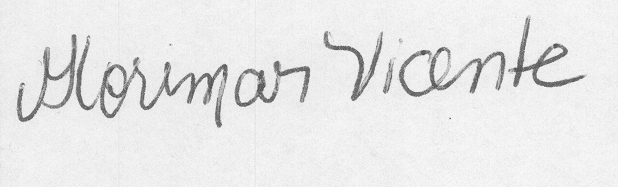
#> input picture trial2/original/original_2_1.png, 618 x 187 px, found by its file name; its folder holds only this picture in this run
$ jupyter execute --allow-errors 'New PP and comparison.ipynb'   (older library calls are emulated)
#> lines starting #> are read from the running program, lines starting #| are printed output that depends on the picture; after the words box and inside, x2 and y2 are one past the last pixel; in counts of white or black regions, pixels touching at a corner belong together; long printed decimals are rounded
# Importing Libraries

[cell 1]
import cv2
import numpy as np
import matplotlib.pyplot as plt
import os

# Displaying signatures

[cell 2]
# Path to your dataset
original_signatures_path = "C:/data/dsatm/5th sem/Mini Project/dataset/cedar dataset/trial2/original"  # Update this to your folder path
test_signature_path = "C:/data/dsatm/5th sem/Mini Project/dataset/cedar dataset/trial2/forged/forgeries_2_3.png" # Update this to your test image file path

# Helper function to load images and display their sizes
def load_images_from_folder(folder_path):
    images = []
    for filename in os.listdir(folder_path):
        img_path = os.path.join(folder_path, filename)
        img = cv2.imread(img_path, cv2.IMREAD_GRAYSCALE)
#> img is the input picture: shape (187, 618); min 72, max 251, mean 231.2
        if img is not None:
            images.append((img, filename, img.shape))  # Store image, filename, and size
    return images

# Load original and test signatures
original_signatures = load_images_from_folder(original_signatures_path)
#> original_signatures = 1 item
test_signature = cv2.imread(test_signature_path, cv2.IMREAD_GRAYSCALE)
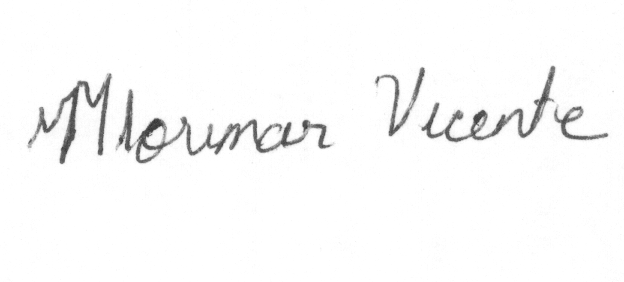
#> input picture trial2/forged/forgeries_2_3.png, 624 x 282 px, found by its file name
#> test_signature is the input picture: shape (282, 624); min 50, max 255, mean 248.8

# Display some original signatures and their sizes
def display_images_with_sizes(images, title="Original Signatures", rows=1, cols=5):
#> called with title = 'Original Signatures', rows = 1, cols = 5
    fig, axes = plt.subplots(rows, cols, figsize=(15, 5))
    for i in range(min(len(images), rows * cols)):
        img, filename, size = images[i]
        axes[i].imshow(img, cmap='gray')
        axes[i].axis('off')
        axes[i].set_title(f"{filename}\n{size}")
#> this loop made 1 pass
#> (filename, size) on pass 1: ('original_2_1.png', (187, 618))
    fig.suptitle(title, fontsize=16)
    plt.show()

# Show samples and their sizes
display_images_with_sizes(original_signatures, title="Original Signatures")
print(f"Test Signature Size: {test_signature.shape if test_signature is not None else 'Not Loaded'}")
#| Test Signature Size: (282, 624)
plt.imshow(test_signature, cmap='gray')
plt.title(f"Test Signature\n{test_signature.shape if test_signature is not None else 'N/A'}")
plt.axis("off")
plt.show()

# Pre-processing

[cell 3]
def preprocess_signature(image, resize_dim=(512, 512)):
    """
    Enhanced preprocessing for signature images.
    - Preserves the structure of the signature while standardizing the input format.
    """
    # Convert to grayscale (if not already)
    if len(image.shape) == 3:
        image = cv2.cvtColor(image, cv2.COLOR_BGR2GRAY)

    # Apply Bilateral Filter for noise reduction
    filtered_image = cv2.bilateralFilter(image, d=9, sigmaColor=75, sigmaSpace=75)

    # Adaptive Thresholding for binarization
    binary_image = cv2.adaptiveThreshold(
        filtered_image, 255, cv2.ADAPTIVE_THRESH_GAUSSIAN_C,
        cv2.THRESH_BINARY, blockSize=11, C=2
    )

    # Extract the signature region using contours
    contours, _ = cv2.findContours(binary_image, cv2.RETR_EXTERNAL, cv2.CHAIN_APPROX_SIMPLE)
    if contours:
        # Get bounding box of the largest contour
        x, y, w, h = cv2.boundingRect(max(contours, key=cv2.contourArea))

        # Add padding to the bounding box
        padding = 10
        x = max(0, x - padding)
        y = max(0, y - padding)
        w += 2 * padding
        h += 2 * padding

        cropped_image = binary_image[y:y+h, x:x+w]
    else:
        # If no contours found, use the whole image
        cropped_image = binary_image

    # Resize with aspect ratio preservation
    h, w = cropped_image.shape
    scale = min(resize_dim[0] / h, resize_dim[1] / w)
    new_h, new_w = int(h * scale), int(w * scale)
    resized_image = cv2.resize(cropped_image, (new_w, new_h), interpolation=cv2.INTER_AREA)

    # Create a blank canvas and center the resized image
    final_image = np.ones(resize_dim, dtype=np.uint8) * 255  # White background
    y_offset = (resize_dim[0] - new_h) // 2
    x_offset = (resize_dim[1] - new_w) // 2
    final_image[y_offset:y_offset+new_h, x_offset:x_offset+new_w] = resized_image

    return final_image

# Preprocess dataset
def preprocess_dataset(images):
    """
    Preprocesses a dataset of signature images.
    - Applies preprocessing to each image in the dataset.
    """
    preprocessed_images = []
    for img, filename, original_size in images:
        preprocessed_img = preprocess_signature(img)
        resize = preprocessed_img.shape
        preprocessed_images.append((preprocessed_img, filename, resize))
#> this loop made 1 pass
#> (filename, original_size, contours in preprocess_signature, x in preprocess_signature, y in preprocess_signature, padding in preprocess_signature) on pass 1: ('original_2_1.png', (187, 618), [[[0, 0], [0, 186], [617, 186], [617, 0]]], 0, 0, 10)
#> pass 1, in preprocess_signature, `filtered_image = cv2.bilateralFilter(image, d=9, sigmaColor=75, sigmaS..`:
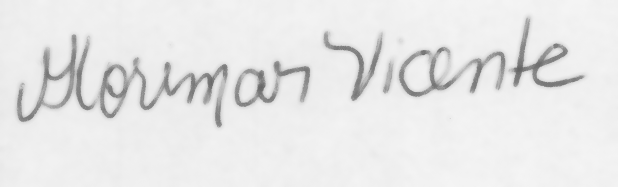
#> filtered_image: shape (187, 618); min 99, max 245, mean 231.4
#> pass 1, in preprocess_signature, `binary_image = cv2.adaptiveThreshold( filtered_image, 255, cv2.ADAPTIV..`:
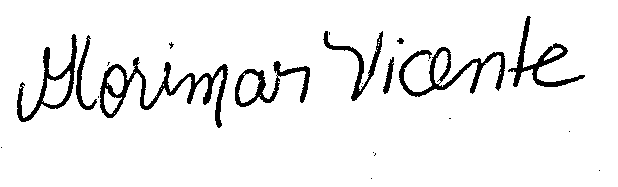
#> binary_image: shape (187, 618); 93.4% white; 22 black regions (13 under 20 px), largest, box (x1, y1, x2, y2) and area: (100, 57, 228, 128) 1924, (399, 47, 505, 97) 1338, (17, 34, 77, 122) 1044
#> pass 1, in preprocess_signature, `resized_image = cv2.resize(cropped_image, (new_w, new_h), interpolatio..`:
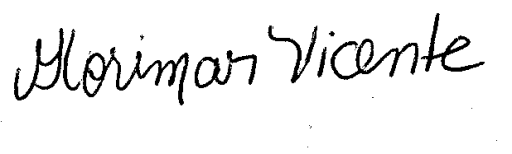
#> resized_image: shape (154, 512); min 0, max 255, mean 238.2
#> pass 1, in preprocess_dataset, `preprocessed_img = preprocess_signature(img)`:
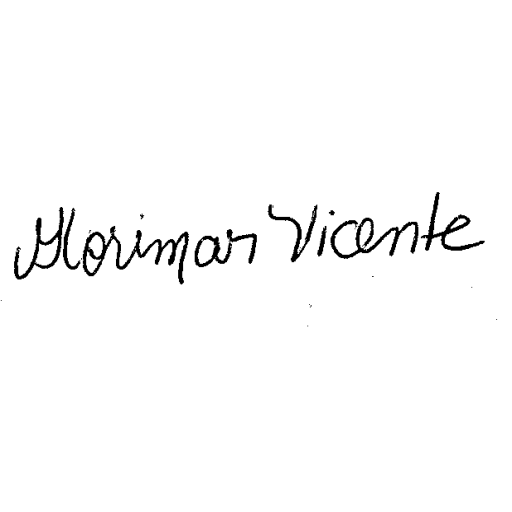
#> preprocessed_img: shape (512, 512); min 0, max 255, mean 249.9
#> after the loop, preprocessed_images = 1 item
    return preprocessed_images

preprocessed_original_signatures = preprocess_dataset(original_signatures)
#> preprocessed_original_signatures = 1 item
preprocessed_test_signature = preprocess_signature(test_signature)
#> call 2 of preprocess_signature, with resize_dim = (512, 512)
#> in preprocess_signature (call 2), `binary_image = cv2.adaptiveThreshold( filtered_image, 255, cv2.ADAPTIV..`:
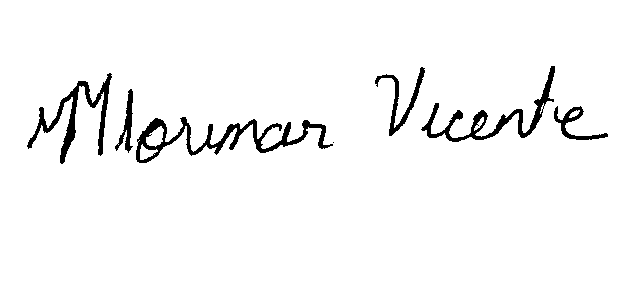
#> binary_image: shape (282, 624); 96.2% white; 7 black regions (1 under 20 px), largest, box (x1, y1, x2, y2) and area: (136, 117, 333, 163) 2166, (421, 66, 555, 142) 1534, (27, 73, 112, 164) 1529, (375, 67, 425, 136) 634, (554, 106, 608, 140) 466, (115, 89, 133, 153) 405
#> in preprocess_signature (call 2), `contours, _ = cv2.findContours(binary_image, cv2.RETR_EXTERNAL, cv2.CH..`: contours = [[[0, 0], [0, 281], [623, 281], [623, 0]]]
#> in preprocess_signature (call 2), `x, y, w, h = cv2.boundingRect(max(contours, key=cv2.contourArea))`: w = 624; h = 282
#> in preprocess_signature (call 2), `w += 2 * padding`: w = 644
#> in preprocess_signature (call 2), `h += 2 * padding`: h = 302
#> in preprocess_signature (call 2), `resized_image = cv2.resize(cropped_image, (new_w, new_h), interpolatio..`:
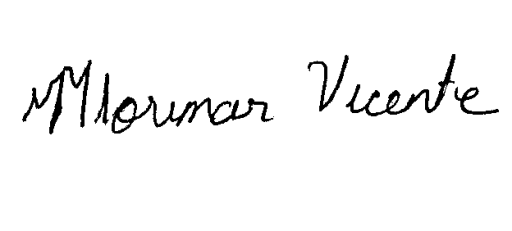
#> resized_image: shape (231, 512); min 0, max 255, mean 245.2
#> in preprocess_signature (call 2), `final_image[y_offset:y_offset+new_h, x_offset:x_offset+new_w] = resize..`:
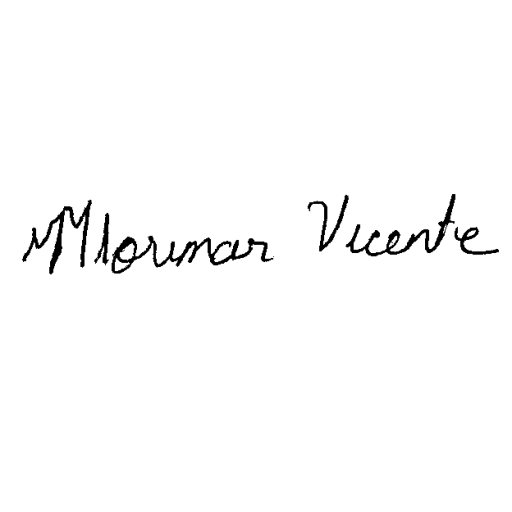
#> final_image: shape (512, 512); min 0, max 255, mean 250.6

# Display some preprocessed signatures and their sizes
def display_images_with_sizes(images, title="Preprocessed Signatures", rows=1, cols=5):
    """
    Displays preprocessed signature images with their sizes.
    """
#> called with title = 'Preprocessed Signatures', rows = 1, cols = 5
    fig, axes = plt.subplots(rows, cols, figsize=(15, 5))
    for i in range(min(len(images), rows * cols)):
        img, filename, size = images[i]
        axes[i].imshow(img, cmap='gray')
        axes[i].axis('off')
        axes[i].set_title(f"{filename}\n{size}")
#> this loop made 1 pass
#> (filename, size) on pass 1: ('original_2_1.png', (512, 512))
    fig.suptitle(title, fontsize=16)
    plt.show()

# Show samples and their sizes
display_images_with_sizes(preprocessed_original_signatures, title="Preprocessed Signatures")
print(f"Preprocessed Test Signature Size: {preprocessed_test_signature.shape if preprocessed_test_signature is not None else 'Not Loaded'}")
#| Preprocessed Test Signature Size: (512, 512)
plt.imshow(preprocessed_test_signature, cmap='gray')
plt.title(f"Preprocessed Test Signature\n{preprocessed_test_signature.shape if preprocessed_test_signature is not None else 'N/A'}")
plt.axis("off")
plt.show()

# Segmentation

[cell 4]
grid_size=(16, 16)
def segment_image(image, grid_size=grid_size):
    h, w = image.shape
    rows, cols = grid_size
    segment_height = h // rows
    segment_width = w // cols

    segments = []
    for r in range(rows):
        for c in range(cols):
            segment = image[r * segment_height:(r + 1) * segment_height, c * segment_width:(c + 1) * segment_width]
            segments.append(segment)
    return segments

def segment_dataset(images):
    segmented_images = []
    for img, filename, original_size in images:
        segmented_img = segment_image(img, grid_size=grid_size)
        segmented_images.append(segmented_img)
#> this loop made 1 pass
#> (filename, h in segment_image, w in segment_image, rows in segment_image, cols in segment_image, segment_height in segment_image, segment_width in segment_image) on pass 1: ('original_2_1.png', 512, 512, 16, 16, 32, 32)
#> after the loop, segmented_images = 1 item
    return segmented_images

# Segment all preprocessed original signatures with grids
segmented_signatures_16x16 = segment_dataset(preprocessed_original_signatures)
#> segmented_signatures_16x16 = 1 item

# Segment the preprocessed test signature with grids
segmented_test_signature_16x16 = segment_image(preprocessed_test_signature, grid_size=grid_size)
#> segmented_test_signature_16x16 = 256 items

# Display segments from the first preprocessed original signature
def display_segments(segments, grid_size=grid_size, title="Segments"):
#> called with grid_size = (16, 16), title = 'Segments of Original Signature 1'
    rows, cols = grid_size
    fig, axes = plt.subplots(rows, cols, figsize=(12, 12))
    for i, ax in enumerate(axes.flat):
        ax.imshow(segments[i], cmap='gray')
        ax.axis('off')
    fig.suptitle(title, fontsize=16)
    plt.show()
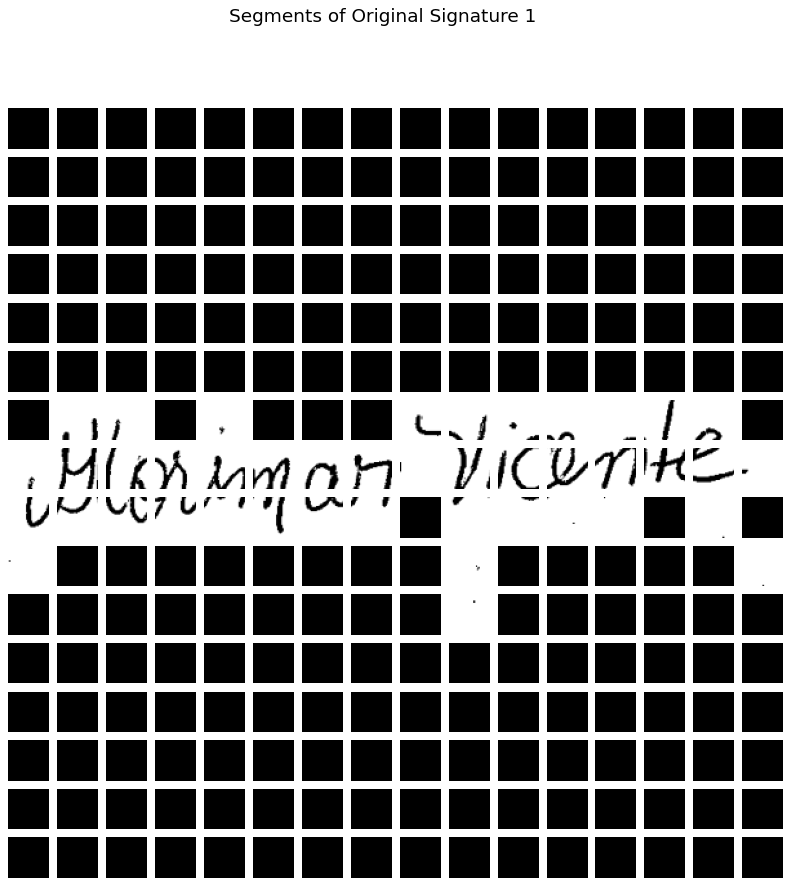
#> figure drawn by matplotlib, 256 panels

# Show segments for the first original signature and the test signature
display_segments(segmented_signatures_16x16[0], grid_size=grid_size, title="Segments of Original Signature 1")
#> (the rest of this cell did not finish here and is left out)

# Comparison

## Original Comparison

[cell 5]
from skimage.metrics import structural_similarity as compare_ssim

# Function to calculate MSE between two segments
def calculate_mse(segment1, segment2):
    return np.mean((segment1.astype("float") - segment2.astype("float")) ** 2)

# Function to calculate SSIM between two segments
def calculate_ssim(segment1, segment2):
    smallest_dim = min(segment1.shape[0], segment1.shape[1])
    win_size = min(7, smallest_dim) if smallest_dim >= 7 else smallest_dim
    if win_size % 2 == 0:  # Ensure win_size is odd
        win_size -= 1
    score, _ = compare_ssim(segment1, segment2, full=True, win_size=win_size)
    return score

# Template Matching Function
def calculate_template_match(segment1, segment2):
    if segment1.shape != segment2.shape:
        segment2 = cv2.resize(segment2, (segment1.shape[1], segment1.shape[0]))
    match_result = cv2.matchTemplate(segment1, segment2, cv2.TM_CCOEFF_NORMED)
    return np.max(match_result)

# Histogram Comparison Function
def calculate_histogram_similarity(segment1, segment2):
    hist1 = cv2.calcHist([segment1], [0], None, [256], [0, 256])
    hist2 = cv2.calcHist([segment2], [0], None, [256], [0, 256])
    hist1 = cv2.normalize(hist1, hist1).flatten()
    hist2 = cv2.normalize(hist2, hist2).flatten()
    score = cv2.compareHist(hist1, hist2, cv2.HISTCMP_CORREL)
    return score

# Signature Comparison Function
def compare_signature(original_segments_list, test_segments, weights=None, skip_identical=True):
    results = []
    for idx, original_segments in enumerate(original_segments_list):
        if skip_identical and original_segments is test_segments:
            continue

        scores = {"mse": [], "ssim": [], "template": [], "histogram": []}
        for i in range(len(original_segments)):
            if np.array_equal(original_segments[i], test_segments[i]):
                continue

            mse_score = calculate_mse(original_segments[i], test_segments[i])
            scores["mse"].append(1 / (1 + mse_score))  # Normalize MSE

            ssim_score = calculate_ssim(original_segments[i], test_segments[i])
            scores["ssim"].append(ssim_score)

            template_score = calculate_template_match(original_segments[i], test_segments[i])
            scores["template"].append(template_score)

            hist_score = calculate_histogram_similarity(original_segments[i], test_segments[i])
            scores["histogram"].append(hist_score)

        mse_avg = np.average(scores["mse"], weights=weights)
        ssim_avg = np.average(scores["ssim"], weights=weights)
        template_avg = np.average(scores["template"], weights=weights)
        histogram_avg = np.average(scores["histogram"], weights=weights)

        results.append({
            "mse_avg": mse_avg,
            "ssim_avg": ssim_avg,
            "template_avg": template_avg,
            "histogram_avg": histogram_avg,
        })

    return results

mse_scores, ssim_scores, temp_scores, hist_scores=[],[],[],[]

# Example Usage
for i in range(len(segmented_signatures_16x16)):
    print(f"Comparison with Original Signature {i + 1}")
    comparison_results = compare_signature(
        original_segments_list=segmented_signatures_16x16,
        test_segments=segmented_signatures_16x16[i],  # Replace for meaningful comparisons
        weights=None,
        skip_identical=True
    )

    for idx, result in enumerate(comparison_results):
        print(
            f"Original Signature {idx + 1}: "
            f"MSE = {result['mse_avg']:.4f}, "
            f"SSIM = {result['ssim_avg']:.4f}, "
            f"Template Match = {result['template_avg']:.4f}, "
            f"Histogram = {result['histogram_avg']:.4f}, "
        )

    mse = np.mean([result['mse_avg'] for result in comparison_results])
    ssim = np.mean([result['ssim_avg'] for result in comparison_results])
    temp = np.mean([result['template_avg'] for result in comparison_results])
    hist = np.mean([result['histogram_avg'] for result in comparison_results])

    print(
        f"Average Scores:\n"
        f"MSE: {mse:.4f}, SSIM: {ssim:.4f}, "
        f"Template: {temp:.4f}, Histogram: {hist:.4f}\n"
    )

    mse_scores.append(mse)
    ssim_scores.append(ssim)
    temp_scores.append(temp)
    hist_scores.append(hist)
#> this loop made 1 pass
#> (mse, ssim, temp, hist) on pass 1: (nan, nan, nan, nan)
#| Comparison with Original Signature 1
#| Average Scores:
#| MSE: nan, SSIM: nan, Template: nan, Histogram: nan
#> after the loop, hist_scores = [nan]; mse_scores = [nan]; ssim_scores = [nan]; temp_scores = [nan]

mse_org_16x16 = np.mean([mse for mse in mse_scores])
#> mse_org_16x16 = nan
ssim_org_16x16 = np.mean([ssim for ssim in ssim_scores])
#> ssim_org_16x16 = nan
temp_org_16x16 = np.mean([temp for temp in temp_scores])
#> temp_org_16x16 = nan
hist_org_16x16 = np.mean([hist for hist in hist_scores])
#> hist_org_16x16 = nan
print(f"MSE Score : {mse_org_16x16}, SSIM Score : {ssim_org_16x16}, TM Score : {temp_org_16x16}, Hist Score : {hist_org_16x16}")
#| MSE Score : nan, SSIM Score : nan, TM Score : nan, Hist Score : nan

## Forged Comparison

[cell 6]
from skimage.metrics import structural_similarity as compare_ssim

# Function to calculate MSE between two segments
def calculate_mse(segment1, segment2):
    return np.mean((segment1.astype("float") - segment2.astype("float")) ** 2)

# Function to calculate SSIM between two segments
def calculate_ssim(segment1, segment2):
    smallest_dim = min(segment1.shape[0], segment1.shape[1])
    win_size = min(7, smallest_dim) if smallest_dim >= 7 else smallest_dim
    if win_size % 2 == 0:  # Ensure win_size is odd
        win_size -= 1
    score, _ = compare_ssim(segment1, segment2, full=True, win_size=win_size)
    return score

# Template Matching Function
def calculate_template_match(segment1, segment2):
    if segment1.shape != segment2.shape:
        segment2 = cv2.resize(segment2, (segment1.shape[1], segment1.shape[0]))
    match_result = cv2.matchTemplate(segment1, segment2, cv2.TM_CCOEFF_NORMED)
    return np.max(match_result)

# Histogram Comparison Function
def calculate_histogram_similarity(segment1, segment2):
    hist1 = cv2.calcHist([segment1], [0], None, [256], [0, 256])
    hist2 = cv2.calcHist([segment2], [0], None, [256], [0, 256])
    hist1 = cv2.normalize(hist1, hist1).flatten()
    hist2 = cv2.normalize(hist2, hist2).flatten()
    score = cv2.compareHist(hist1, hist2, cv2.HISTCMP_CORREL)
    return score

# Signature Comparison Function
def compare_signature(original_segments_list, test_segments, weights=None, skip_identical=True):
#> called with skip_identical = True
    results = []
    for idx, original_segments in enumerate(original_segments_list):
        if skip_identical and original_segments is test_segments:
            continue

        scores = {"mse": [], "ssim": [], "template": [], "histogram": []}
        for i in range(len(original_segments)):
            if np.array_equal(original_segments[i], test_segments[i]):
                continue

            mse_score = calculate_mse(original_segments[i], test_segments[i])
            scores["mse"].append(1 / (1 + mse_score))  # Normalize MSE

            ssim_score = calculate_ssim(original_segments[i], test_segments[i])
            scores["ssim"].append(ssim_score)

            template_score = calculate_template_match(original_segments[i], test_segments[i])
            scores["template"].append(template_score)

            hist_score = calculate_histogram_similarity(original_segments[i], test_segments[i])
            scores["histogram"].append(hist_score)

        mse_avg = np.average(scores["mse"], weights=weights)
        ssim_avg = np.average(scores["ssim"], weights=weights)
        template_avg = np.average(scores["template"], weights=weights)
        histogram_avg = np.average(scores["histogram"], weights=weights)

        results.append({
            "mse_avg": mse_avg,
            "ssim_avg": ssim_avg,
            "template_avg": template_avg,
            "histogram_avg": histogram_avg,
        })
#> this loop made 1 pass
#> (mse_avg, ssim_avg, template_avg) on pass 1: (0.00887, 0.543, 0.329)
#> after the loop, results = 1 item

    return results

comparison_results = compare_signature(
        original_segments_list=segmented_signatures_16x16,
        test_segments=segmented_test_signature_16x16,  # Replace for meaningful comparisons
        weights=None,
        skip_identical=True
    )
#> comparison_results = 1 item

for idx, result in enumerate(comparison_results):
    print(
            f"Original Signature {idx + 1}: "
            f"MSE = {result['mse_avg']:.4f}, "
            f"SSIM = {result['ssim_avg']:.4f}, "
            f"Template Match = {result['template_avg']:.4f}, "
            f"Histogram = {result['histogram_avg']:.4f}, "
        )
#> this loop made 1 pass
#| Original Signature 1: MSE = 0.0089, SSIM = 0.5430, Template Match = 0.3294, Histogram = 0.9972,

mse = np.mean([result['mse_avg'] for result in comparison_results])
#> mse = 0.00887
ssim = np.mean([result['ssim_avg'] for result in comparison_results])
#> ssim = 0.543
temp = np.mean([result['template_avg'] for result in comparison_results])
#> temp = 0.329
hist = np.mean([result['histogram_avg'] for result in comparison_results])
#> hist = 0.997

print(
        f"Average Scores:\n"
        f"MSE: {mse}, SSIM: {ssim}, "
        f"Template: {temp}, Histogram: {hist}\n"
    )
#| Average Scores:
#| MSE: 0.008869, SSIM: 0.543, Template: 0.3294, Histogram: 0.9972
